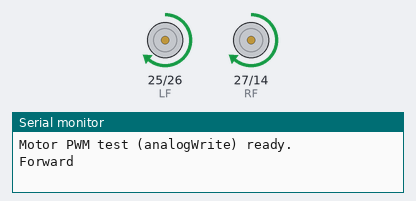
This sketch was run on a simulated ESP32. Shown: motor-driver pin pairs drawn as motors (green arrow = first pin HIGH = forward, orange = second pin HIGH = backward, longer = more drive), the last lines printed to the serial monitor.

Above: at 0.7 s.
At 2.7 s:
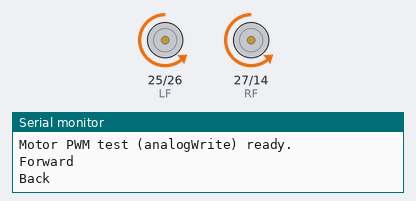
At 4.4 s:
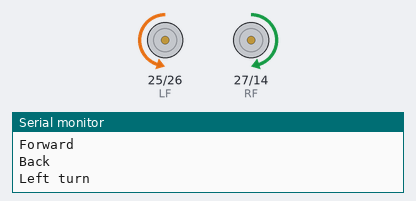
At 6.8 s:
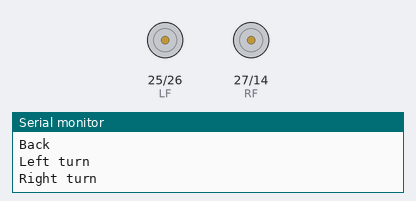
Timing chart, 0 to 9.5 s (numbered marks = the images above):
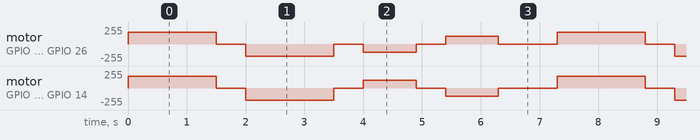

The sketch:

Step1_vehiclechk.ino
```cpp
/*
ChatGPT said:
STEP-1: Motor Bring-Up (PWM) — Wiring + What to Expect

Goal: verify motor wiring and PWM control before adding sensors/IMU/junction logic.

Connections (ESP32 ↔ Motor Driver)

Driver type: L298N / TB6612 or similar (2 inputs per motor).

Pin map (ESP32 → driver inputs):

LF (25) → Left motor “forward” input

LB (26) → Left motor “backward” input

RF (27) → Right motor “forward” input

RB (14) → Right motor “backward” input

Power:

Motors V+: your battery (per motor spec) into driver VIN.

Logic VCC: as per driver (5V on L298N, 3.3–5V on TB6612).

Grounds: battery GND, driver GND, and ESP32 GND must be common.

Driver jumpers (if L298N):

Leave ENA/ENB jumpered (we’re PWM’ing IN pins). Remove jumpers only if you plan to PWM ENA/ENB later.

Polarity: If a wheel spins the wrong way, swap that motor’s leads (or swap LF/LB pins in code).

What the test code does

Forward (1.5 s) — both wheels forward at FAST speed

Stop (0.5 s)

Back (1.5 s) — both wheels backward at FAST speed

Stop (0.5 s)

Left turn in place (0.9 s) — left wheel back, right wheel forward

Stop (0.5 s)

Right turn in place (0.9 s) — left wheel forward, right wheel back

Stop (1.0 s) and repeats

Serial Monitor shows: Forward → Back → Left turn → Right turn for quick confirmation.

Safe test procedure

Lift the robot so wheels are off the ground for the first run.

Use a proper battery or bench supply rated for your motors.

Keep motor wires thick/short; verify grounds are common.

Expected results

Wheels spin smoothly in the listed sequence.

No overheating on driver; motions are symmetrical.

If one side is faster, that’s normal—will be corrected later with PID.

Quick troubleshooting

Nothing moves: check common ground, driver VCC/VIN, and that your board has analogWrite support (update ESP32 board package if needed).

Only one direction works: verify both inputs per motor are wired; ensure one input is PWM’d while the opposite is 0 (as in code).

Spins wrong way: swap that motor’s leads or swap LF↔LB (or RF↔RB) in wiring/code.

Brownouts/resets: battery sag—use a higher-current pack or add bulk caps on driver VIN.

Next (STEP-2): add 4 center line sensors and a simple P-controller to follow the line; then we’ll extend to 8 sensors, junction detect (90°), and U-turns at dead-ends.

*/


// ===== Basic 4-pin motor test using analogWrite() (ESP32) =====
// Motor driver inputs (two per motor: forward/back)
const int LF = 25;  // Left motor forward
const int LB = 26;  // Left motor backward
const int RF = 27;  // Right motor forward
const int RB = 14;  // Right motor backward

// Helper: clamp 0..255
inline int clamp255(int v){ return v < 0 ? 0 : (v > 255 ? 255 : v); }

// Stop/coast everything
void stopMotors() {
  analogWrite(LF, 0);
  analogWrite(LB, 0);
  analogWrite(RF, 0);
  analogWrite(RB, 0);
}

// Drive helpers (speed 0..255)
void forward(int speed) {
  speed = clamp255(speed);
  analogWrite(LF, speed);
  analogWrite(LB, 0);
  analogWrite(RF, speed);
  analogWrite(RB, 0);
}

void back(int speed) {
  speed = clamp255(speed);
  analogWrite(LF, 0);
  analogWrite(LB, speed);
  analogWrite(RF, 0);
  analogWrite(RB, speed);
}

void leftTurnInPlace(int speed) {   // spin CCW
  speed = clamp255(speed);
  analogWrite(LF, 0);      // left wheel backward
  analogWrite(LB, speed);
  analogWrite(RF, speed);  // right wheel forward
  analogWrite(RB, 0);
}

void rightTurnInPlace(int speed) {  // spin CW
  speed = clamp255(speed);
  analogWrite(LF, speed);  // left wheel forward
  analogWrite(LB, 0);
  analogWrite(RF, 0);      // right wheel backward
  analogWrite(RB, speed);
}

void setup() {
  Serial.begin(115200);

  pinMode(LF, OUTPUT);
  pinMode(LB, OUTPUT);
  pinMode(RF, OUTPUT);
  pinMode(RB, OUTPUT);

  stopMotors();
  Serial.println("Motor PWM test (analogWrite) ready.");
}

void loop() {
  const int SLOW = 120;
  const int FAST = 180;

  Serial.println("Forward");
  forward(FAST);  delay(1500);  stopMotors(); delay(500);

  Serial.println("Back");
  back(FAST);     delay(1500);  stopMotors(); delay(500);

  Serial.println("Left turn");
  leftTurnInPlace(SLOW); delay(900); stopMotors(); delay(500);

  Serial.println("Right turn");
  rightTurnInPlace(SLOW); delay(900); stopMotors(); delay(1000);
}
```

Measured:
- by itself, motor on GPIO 25 (LF) / GPIO 26 (LB): repeats every 7.3 s: stopped 0.50 s, backward 180/255 1.5 s, stopped 0.50 s, backward 120/255 0.90 s, stopped 0.50 s, forward 120/255 0.90 s, stopped 1.0 s, forward 180/255 1.5 s
- by itself, motor on GPIO 27 (RF) / GPIO 14 (RB): repeats every 7.3 s: stopped 0.50 s, backward 180/255 1.5 s, stopped 0.50 s, forward 120/255 0.90 s, stopped 0.50 s, backward 120/255 0.90 s, stopped 1.0 s, forward 180/255 1.5 s
